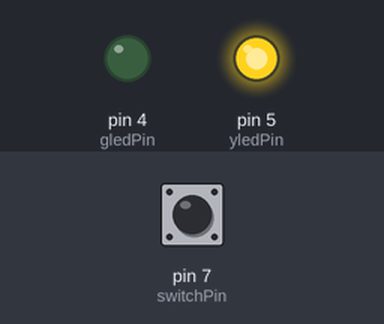
Simulated run of this sketch. Board: Arduino Uno, built with avr-gcc and run on an emulated ATmega328P. On the bench: output pins drawn as LEDs (lit = HIGH). The test bench sets the inputs (shaded band); at power-on: pin 7 (switchPin) LOW.

Above: at 1.2 s.
1.3 s: pin 7 (switchPin) pulled HIGH for 0.15 s
At 1.47 s:
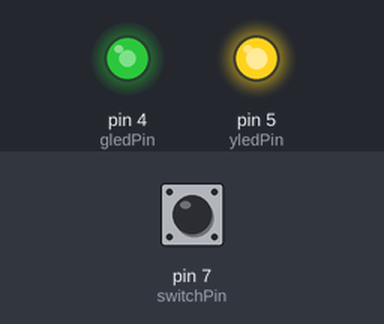
3.0 s: pin 7 (switchPin) pulled HIGH for 3.2 s
At 3.3 s:
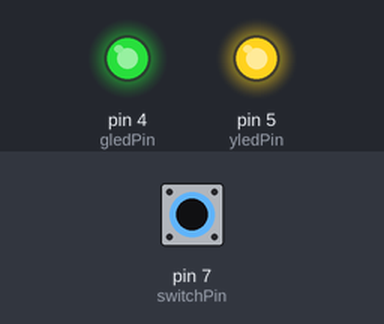
Timing chart, 0 to 7.7 s (numbered marks = the images above; inputs shaded):
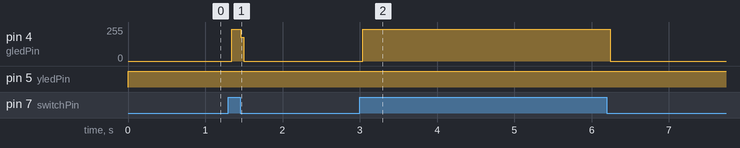

Measured:
- after the input at 1.3 s, pin 4 (gledPin): 0/255 → 237/255 at once, → 0/255 0.12 s later
- after the input at 3.0 s, pin 4 (gledPin): 0/255 → 237/255 at once, → 0/255 3.2 s later

The sketch:

Switch_Asgmnt_W9.ino
```cpp
/*
  Posture Sensor Switch
  Turns on and off a green light emitting diode(LED) based on the posture of the person sitting on the chair


  The circuit:
  - Yellow LED attached from pin 5 to ground through 330 ohm resistor indicating circuit is operational. This is done to assure that
    if the green LED is not functioning on correct prosture, the circuit part of the green led needs attention but the rest of the circuit is functional
  - Green LED attached from pin 4 to ground through 330 ohm resistor to indicate when posture is correct
  - Switch attached to pin 7

 */


// constants won't change. They're used here to set pin numbers:
const int gledPin= 4;  // the number of the green LED pin
const int yledPin= 5;  // the number of the yellow LED pin
const int switchPin = 7;    // the number of the pin on which switch is connected

// variables will change:
int switchState = 0;  // variable for reading the switch status

void setup() {
  // initialize the LED pins as an output:
  pinMode(gledPin, OUTPUT);
  pinMode(yledPin, OUTPUT);
  // initialize the switch  as an input:
  pinMode(switchPin, INPUT);
}

void loop() {
  // variable for reading the switch condition as on or off
  switchState = digitalRead(switchPin);

  //check if the switch is pressed (here the back resting correctly in upright position to the chair). If it is, the switchstate is HIGH:
   if (switchState == HIGH) {
   //turn green LED on:
     digitalWrite(gledPin, HIGH);
     Serial.println("Posture CORRECT"); //display message of posture being correct

 }
 else {
//   turn  yellow LED on
    digitalWrite(yledPin, HIGH);
    Serial.println("Posture WRONG"); //display message of posture being wrong

   }
  digitalWrite(gledPin, LOW); //turn off green LED if posture incorrect

}
```
